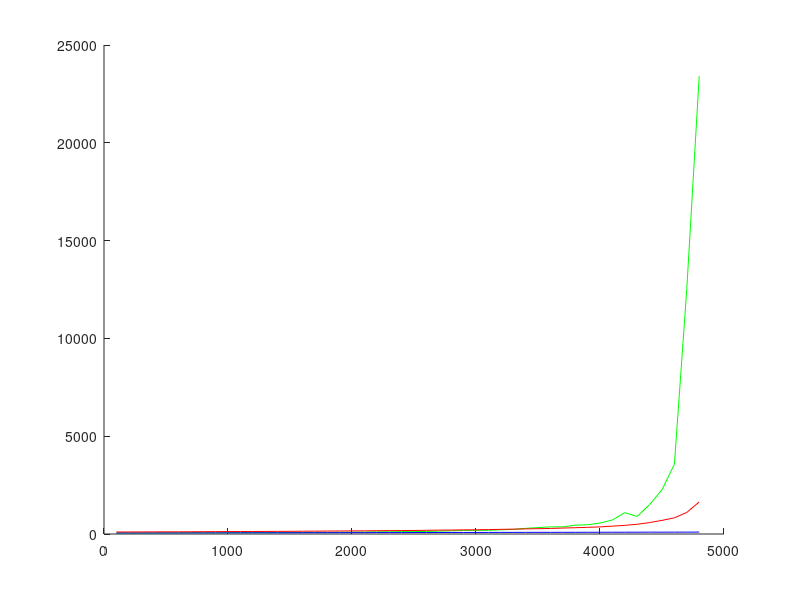

The MATLAB script that drew this image: (Note: this script raises an error after producing the figure.)
data = [51,52,53,55,56,57,59,61,62,64,66,69,70,73,76,80,83,87,88,94,98,114,112,122,123,132,146,163,183,186,188,213,237,289,328,365,366,449,474,559,718,1091,897,1502,2264,3567,12542,23411,
1,2,3,5,6,7,9,11,12,14,16,19,20,23,26,30,33,37,38,44,48,64,62,72,73,82,96,113,133,136,138,163,187,239,278,315,316,399,424,509,668,1041,847,1452,2214,3517,12492,23361,
51,52,53,55,56,57,59,61,62,64,66,69,70,73,76,80,83,87,88,94,98,114,112,122,123,132,146,163,183,186,188,213,237,289,328,365,366,449,474,559,718,1091,897,1502,2264,3567,12542,23411,
51,52,53,54,55,55,57,58,59,60,61,62,63,63,64,66,67,68,69,70,70,73,73,73,75,76,77,78,79,79,81,82,83,84,85,85,86,87,88,90,91,91,92,95,94,95,96,98,
51,52,53,54,55,55,57,58,59,60,61,62,63,63,64,66,67,68,69,70,70,73,73,73,75,76,77,78,79,79,81,82,83,84,85,85,86,87,88,90,91,91,92,95,94,95,96,98,
100,102,103,104,105,105,107,108,108,110,110,112,113,113,114,115,117,118,119,120,120,122,123,123,124,125,127,128,128,129,131,132,133,133,135,135,136,137,138,139,141,141,142,145,144,145,146,148,
102,104,106,109,111,112,116,119,121,124,127,129,132,134,138,143,146,151,154,160,162,169,172,177,181,188,198,201,212,215,227,238,248,262,272,283,304,322,341,363,402,442,498,584,697,827,1103,1636,
52,54,56,59,61,62,66,69,71,74,77,79,82,84,88,93,96,101,104,110,112,119,122,127,131,138,148,151,162,165,177,188,198,212,222,233,254,272,291,313,352,392,448,534,647,777,1053,1586,
102,104,106,109,111,112,116,119,121,124,127,129,132,134,138,143,146,151,154,160,162,169,172,177,181,188,198,201,212,215,227,238,248,262,272,283,304,322,341,363,402,442,498,584,697,827,1103,1636];

testNum = zeros(1,48);
for i = 1:48
    testNum(i) = i * 100;
end
testNum2 = zeros(1,52);
for i = 1:52
    testNum2(i) = i * 100;
end

for i = 0:2
 
    figure,
%     subplot(4,3,i)
    hold on
    plot(testNum, data(1+i,:),'g-');
    plot(testNum, data(4+i,:),'b-');
    plot(testNum, data(7+i,:),'r-');
    plot(testNum2, data1(i+1,:),'c-');
    xlabel("Number of test cases");
    ylabel("Number of collisions");
    hold off
end
